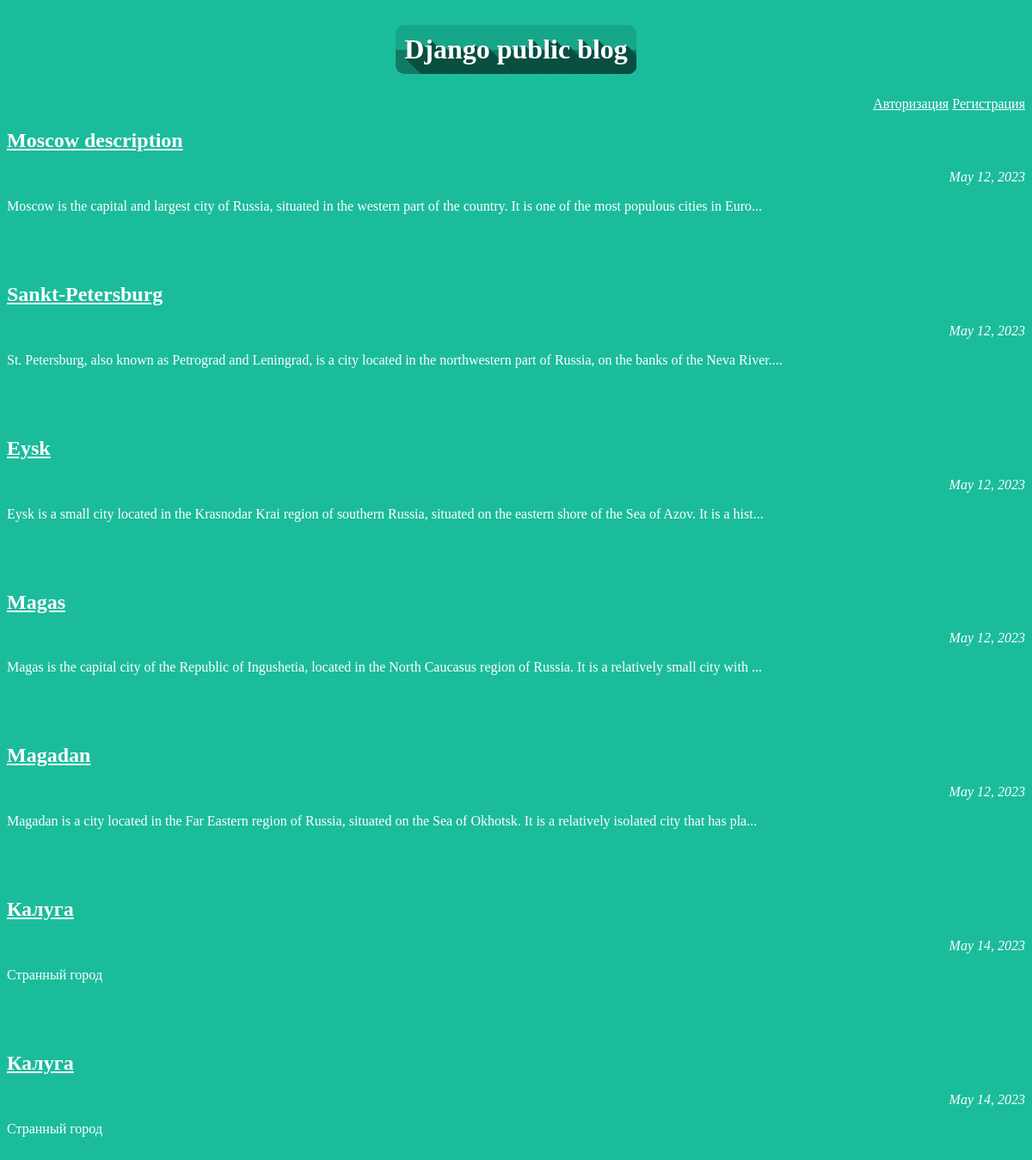
Before: / with the older database file.
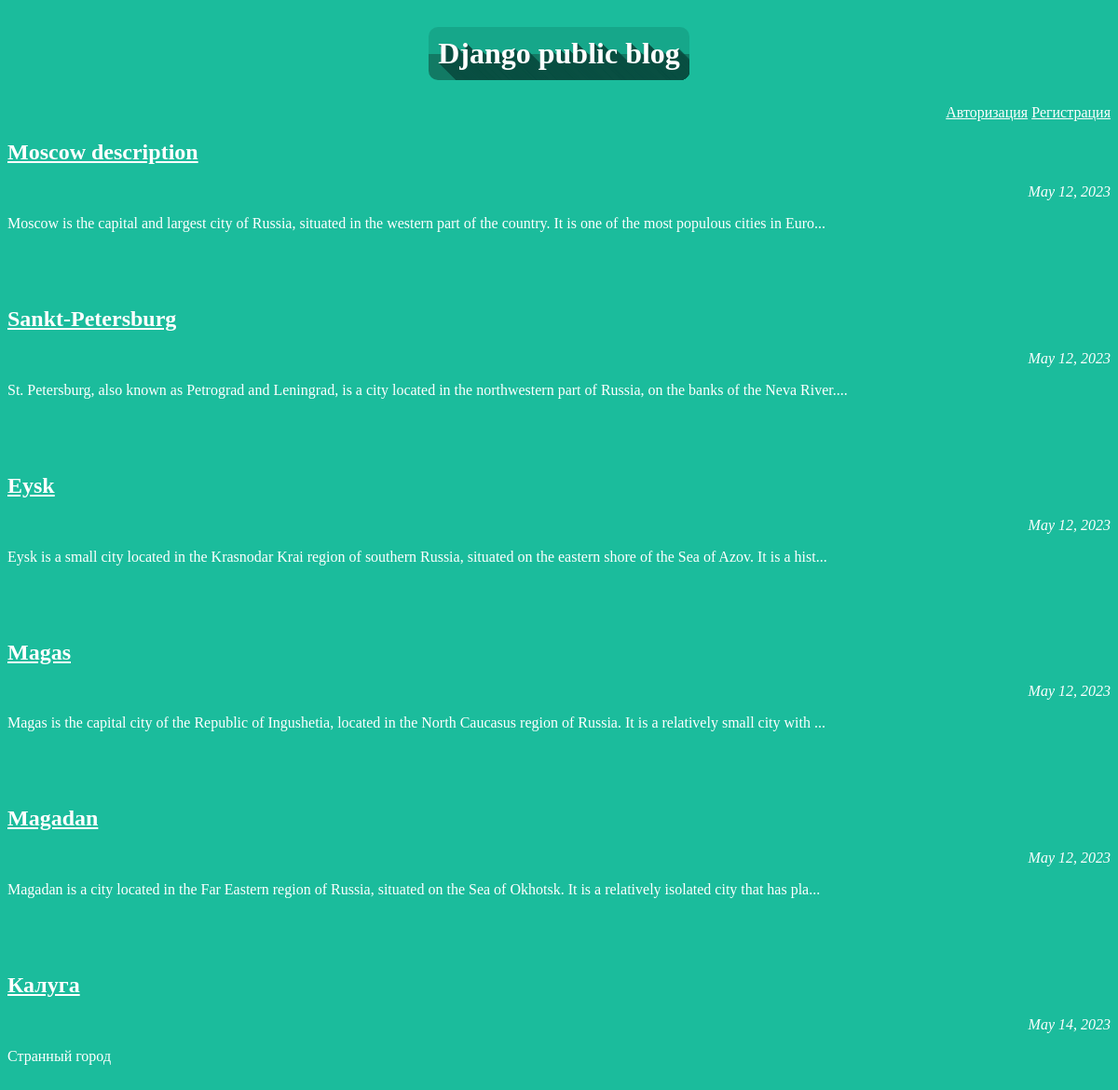
After: the same page with the newer database file.
### articles/models.py (models this page shows, shortened)
class Article(models.Model):
    title = models.CharField(max_length=200)
    author = models.ForeignKey(User, on_delete=models.CASCADE)
    text = models.TextField()
    created_date = models.DateField(auto_now_add=True)
    def get_excerpt(self):
        return self.text[:140] + "..." if len(self.text) > 140 else self.text

### articles/views.py (the view)
# urls.py: path('', views.archive, name='archive'),
def archive(request):
    return render(request, 'archive1.html', {"posts": Article.objects.all()})

### articles/templates/archive1.html (shortened to what this page needs)
{% load static %}
<!DOCTYPE html>
<html>
<head>
    <link rel="stylesheet" type="text/css" href="{% static '/css/archive1.css' %}">
</head>
<body>
    <div class="containerh1">
        <h1>Django public blog</h1>
    </div>
    <div class="user">
        {% if request.user.is_authenticated %}
        <div class="user-info">
            <p>Добро пожаловать, {{ request.user.username }}!</p>
            <a href="{% url 'create_post' %}">Создать статью</a>
            <a href="{% url 'logout' %}">Выход из аккаунта</a>
        </div>
        {% else %}
        <div class="user-info">
            <a href="{% url 'login' %}">Авторизация</a>
            <a href="{% url 'register' %}">Регистрация</a>
        </div>
        {% endif %}
    </div>
        <div class="archive">
            {% for post in posts %}
            <div class="one-post">
                <h2 class="post-title"><a href="{% url 'get_article' article_id=post.id %}">{{ post.title }}</a></h2>
                <div class="article-info">
                    <div class="article-created-date">{{ post.created_date }}</div>
                </div>
                <p class="article-text">{{ post.get_excerpt }}</p>
            </div>
            {% endfor %}
        </div>
</body>
</html>

### static/css/archive1.css (style rules this page uses)
body { background-color: #1bbc9c; font-family: Verdana; color: white; }
a { color: inherit; }
.containerh1 { text-align: center; }
.article-created-date { text-align: right; font-style: italic; }
.one-post { margin-bottom: 80px; }
h1 { font-weight: 800; display: inline-block; border: 0px solid black; padding: 10px; text-shadow: rgb(9, 79, 66) 1px 1px, rgb(9, 79, 66) 2px 2px, rgb(9, 79, 66) 3px 3px, rgb(9, 79, 66) 4px 4px, rgb(9, 79, 66) 5px 5px, rgb(9, 79, 66) 6px 6px, rgb(9, 79, 66) 7px 7px, rgb(9, 79, 66) 8px 8px, rgb(9, 79, 66) 9px 9px, rgb(9, 79, 66) 10px 10px, rgb(9, 79, 66) 11px 11px, rgb(9, 79, 66) 12px 12px, rgb(9, 79, 66) 13px 13px, rgb(9, 79, 66) 14px 14px, rgb(9, 79, 66) 15px 15px, rgb(9, 79, 66) 16px 16px, rgb(9, 79, 66) 17px 17px, rgb(9, 79, 66) 18px 18px, rgb(9, 79, 66) 19px 19px, rgb(9, 79, 66) 20px 20px, rgb(9, 79, 66) 21px 21px, rgb(9, 79, 66) 22px 22px, rgb(9, 79, 66) 23px 23px, rgb(9, 79, 66) 24px 24px, rgb(9, 79, 66) 25px 25px, rgb(9, 79, 66) 26px 26px, rgb(9, 79, 66) 27px 27px, rgb(9, 79, 66) 28px 28px, rgb(9, 79, 66) 29px 29px, rgb(9, 79, 66) 30px 30px, rgb(9, 79, 66) 31px 31px, rgb(9, 79, 66) 32px 32px, rgb(9, 79, 66) 33px 33px, rgb(9, 79, 66) 34px 34px, rgb(9, 79, 66) 35px 35px, rgb(9, 79, 66) 36px 36px, rgb(9, 79, 66) 37px 37px, rgb(9, 79, 66) 38px 38px, rgb(9, 79, 66) 39px 39px, rgb(9, 79, 66) 40px 40px, rgb(9, 79, 66) 41px 41px, rgb(9, 79, 66) 42px 42px, rgb(9, 79, 66) 43px 43px, rgb(9, 79, 66) 44px 44px, rgb(9, 79, 66) 45px 45px, rgb(9, 79, 66) 46px 46px, rgb(9, 79, 66) 47px 47px, rgb(9, 79, 66) 48px 48px, rgb(9, 79, 66) 49px 49px, rgb(9, 79, 66) 50px 50px, rgb(9, 79, 66) 51px 51px, rgb(9, 79, 66) 52px 52px, rgb(9, 79, 66) 53px 53px, rgb(9, 79, 66) 54px 54px, rgb(9, 79, 66) 55px 55px, rgb(9, 79, 66) 56px 56px, rgb(9, 79, 66) 57px 57px, rgb(9, 79, 66) 58px 58px, rgb(9, 79, 66) 59px 59px, rgb(9, 79, 66) 60px 60px; border-radius: 10px; background-image: linear-gradient(to bottom, #16a78a 50%, #127a64 50%); overflow: hidden; justify-content: center; text-align: center; }
.user { justify-content: right; text-align: right; }

Changed rows visible on the page:
removed Article: title "Калуга", created_date "May 14, 2023", get_excerpt "Странный город"
